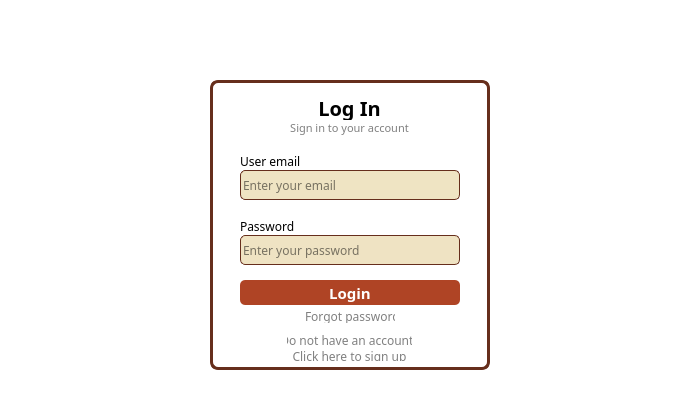
<?xml version="1.0" encoding="UTF-8"?>
<ui version="4.0">
 <class>Window</class>
 <widget class="QDialog" name="Window">
  <property name="geometry">
   <rect>
    <x>0</x>
    <y>0</y>
    <width>700</width>
    <height>400</height>
   </rect>
  </property>
  <property name="windowTitle">
   <string>Log In</string>
  </property>
  <property name="styleSheet">
   <string notr="true">background-color: rgb(255, 255, 255); font-family: 'Montserrat', sans-serif;
loginBtn</string>
  </property>
  <widget class="QLabel" name="welcomeLabel">
   <property name="geometry">
    <rect>
     <x>200</x>
     <y>-20</y>
     <width>300</width>
     <height>120</height>
    </rect>
   </property>
   <property name="text">
    <string/>
   </property>
   <property name="pixmap">
    <pixmap>Images/sign_up_in_color.png</pixmap>
   </property>
   <property name="scaledContents">
    <bool>true</bool>
   </property>
  </widget>
  <widget class="QLabel" name="boxLabel">
   <property name="geometry">
    <rect>
     <x>210</x>
     <y>80</y>
     <width>280</width>
     <height>290</height>
    </rect>
   </property>
   <property name="styleSheet">
    <string notr="true">border:3px solid rgb(102, 46, 28); border-radius:8px;</string>
   </property>
   <property name="frameShape">
    <enum>QFrame::NoFrame</enum>
   </property>
   <property name="frameShadow">
    <enum>QFrame::Sunken</enum>
   </property>
   <property name="lineWidth">
    <number>1</number>
   </property>
   <property name="midLineWidth">
    <number>2</number>
   </property>
   <property name="text">
    <string/>
   </property>
   <property name="scaledContents">
    <bool>false</bool>
   </property>
   <property name="indent">
    <number>-1</number>
   </property>
  </widget>
  <widget class="QLabel" name="logLabel">
   <property name="geometry">
    <rect>
     <x>302</x>
     <y>95</y>
     <width>95</width>
     <height>25</height>
    </rect>
   </property>
   <property name="font">
    <font>
     <family>Montserrat,sans-serif</family>
     <pointsize>-1</pointsize>
     <weight>87</weight>
     <bold>true</bold>
    </font>
   </property>
   <property name="styleSheet">
    <string notr="true">font-weight: 700; font-size: 20px;</string>
   </property>
   <property name="text">
    <string>Log In</string>
   </property>
   <property name="alignment">
    <set>Qt::AlignCenter</set>
   </property>
  </widget>
  <widget class="QLabel" name="subtitleLabel">
   <property name="geometry">
    <rect>
     <x>280</x>
     <y>120</y>
     <width>139</width>
     <height>15</height>
    </rect>
   </property>
   <property name="font">
    <font>
     <family>Montserrat,sans-serif</family>
     <pointsize>8</pointsize>
    </font>
   </property>
   <property name="styleSheet">
    <string notr="true">color: rgb(128, 128, 128);</string>
   </property>
   <property name="text">
    <string>Sign in to your account</string>
   </property>
   <property name="alignment">
    <set>Qt::AlignCenter</set>
   </property>
  </widget>
  <widget class="QLabel" name="emailLabel">
   <property name="geometry">
    <rect>
     <x>240</x>
     <y>155</y>
     <width>120</width>
     <height>13</height>
    </rect>
   </property>
   <property name="font">
    <font>
     <family>Montserrat,sans-serif</family>
    </font>
   </property>
   <property name="text">
    <string>User email</string>
   </property>
  </widget>
  <widget class="QLineEdit" name="emailInput">
   <property name="geometry">
    <rect>
     <x>240</x>
     <y>170</y>
     <width>220</width>
     <height>30</height>
    </rect>
   </property>
   <property name="font">
    <font>
     <family>Montserrat,sans-serif</family>
    </font>
   </property>
   <property name="styleSheet">
    <string notr="true">#emailInput{
	background-color: rgb(235, 220, 178, 200);
	border : 1px solid #662E1C;
	border-radius:5px;
}
#emailInput:focus{
	background-color: rgb(235, 220, 178, 200);
}</string>
   </property>
   <property name="placeholderText">
    <string>Enter your email</string>
   </property>
  </widget>
  <widget class="QLabel" name="passLabel">
   <property name="geometry">
    <rect>
     <x>240</x>
     <y>220</y>
     <width>60</width>
     <height>13</height>
    </rect>
   </property>
   <property name="font">
    <font>
     <family>Montserrat,sans-serif</family>
    </font>
   </property>
   <property name="text">
    <string>Password</string>
   </property>
  </widget>
  <widget class="QLineEdit" name="passInput">
   <property name="geometry">
    <rect>
     <x>240</x>
     <y>235</y>
     <width>220</width>
     <height>30</height>
    </rect>
   </property>
   <property name="font">
    <font>
     <family>Montserrat,sans-serif</family>
     <stylestrategy>PreferDefault</stylestrategy>
    </font>
   </property>
   <property name="styleSheet">
    <string notr="true">background-color: rgb(235, 219, 178, 200);
border : 1px solid #662E1C; border-radius:5px;</string>
   </property>
   <property name="echoMode">
    <enum>QLineEdit::Password</enum>
   </property>
   <property name="placeholderText">
    <string>Enter your password</string>
   </property>
  </widget>
  <widget class="QPushButton" name="loginBtn">
   <property name="geometry">
    <rect>
     <x>240</x>
     <y>280</y>
     <width>220</width>
     <height>25</height>
    </rect>
   </property>
   <property name="font">
    <font>
     <family>Montserrat,sans-serif</family>
     <pointsize>-1</pointsize>
     <weight>75</weight>
     <bold>true</bold>
    </font>
   </property>
   <property name="cursor">
    <cursorShape>PointingHandCursor</cursorShape>
   </property>
   <property name="styleSheet">
    <string notr="true">#loginBtn{ 
background-color: rgb(175, 68, 37);
color : white; 
font-weight:600; 
font-size: 15px; 
border-radius:5px;
} 
#loginBtn::hover {
background-color: #9f3e22;
}</string>
   </property>
   <property name="text">
    <string>Login</string>
   </property>
  </widget>
  <widget class="QLabel" name="forgotLabel">
   <property name="geometry">
    <rect>
     <x>305</x>
     <y>310</y>
     <width>90</width>
     <height>13</height>
    </rect>
   </property>
   <property name="font">
    <font>
     <family>Montserrat,sans-serif</family>
    </font>
   </property>
   <property name="cursor">
    <cursorShape>PointingHandCursor</cursorShape>
   </property>
   <property name="styleSheet">
    <string notr="true">#forgotLabel{
	color: rgb(128, 128, 128);
}
#forgotLabel::hover{
	color: rgb(175, 68, 37);
}</string>
   </property>
   <property name="text">
    <string>Forgot password?</string>
   </property>
  </widget>
  <widget class="QLabel" name="signLabel">
   <property name="geometry">
    <rect>
     <x>287</x>
     <y>335</y>
     <width>125</width>
     <height>26</height>
    </rect>
   </property>
   <property name="font">
    <font>
     <family>Montserrat,sans-serif</family>
    </font>
   </property>
   <property name="cursor">
    <cursorShape>PointingHandCursor</cursorShape>
   </property>
   <property name="styleSheet">
    <string notr="true">#signLabel{
	color: rgb(128, 128, 128);
}
#signLabel::hover{
	color: rgb(175, 68, 37);
}</string>
   </property>
   <property name="text">
    <string>Do not have an account?
Click here to sign up</string>
   </property>
   <property name="alignment">
    <set>Qt::AlignCenter</set>
   </property>
  </widget>
 </widget>
 <resources/>
 <connections/>
</ui>
